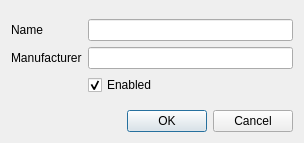
<?xml version="1.0" encoding="UTF-8"?>
<ui version="4.0">
 <class>CreateBeaker</class>
 <widget class="QDialog" name="CreateBeaker">
  <property name="geometry">
   <rect>
    <x>0</x>
    <y>0</y>
    <width>304</width>
    <height>143</height>
   </rect>
  </property>
  <property name="windowTitle">
   <string>Dialog</string>
  </property>
  <property name="modal">
   <bool>true</bool>
  </property>
  <layout class="QFormLayout" name="formLayout">
   <item row="1" column="0">
    <widget class="QLabel" name="lblName">
     <property name="text">
      <string>Name</string>
     </property>
    </widget>
   </item>
   <item row="1" column="1">
    <widget class="QLineEdit" name="tbName"/>
   </item>
   <item row="2" column="0">
    <widget class="QLabel" name="lblManufacturer">
     <property name="text">
      <string>Manufacturer</string>
     </property>
    </widget>
   </item>
   <item row="2" column="1">
    <widget class="QLineEdit" name="tbManufacturer"/>
   </item>
   <item row="3" column="1">
    <widget class="QCheckBox" name="cbEnabled">
     <property name="text">
      <string>Enabled</string>
     </property>
     <property name="checked">
      <bool>true</bool>
     </property>
    </widget>
   </item>
   <item row="5" column="1">
    <widget class="QDialogButtonBox" name="buttonBox">
     <property name="orientation">
      <enum>Qt::Horizontal</enum>
     </property>
     <property name="standardButtons">
      <set>QDialogButtonBox::Cancel|QDialogButtonBox::Ok</set>
     </property>
    </widget>
   </item>
   <item row="4" column="1">
    <spacer name="verticalSpacer">
     <property name="orientation">
      <enum>Qt::Vertical</enum>
     </property>
     <property name="sizeHint" stdset="0">
      <size>
       <width>20</width>
       <height>40</height>
      </size>
     </property>
    </spacer>
   </item>
   <item row="0" column="1">
    <spacer name="verticalSpacer_2">
     <property name="orientation">
      <enum>Qt::Vertical</enum>
     </property>
     <property name="sizeHint" stdset="0">
      <size>
       <width>20</width>
       <height>40</height>
      </size>
     </property>
    </spacer>
   </item>
  </layout>
 </widget>
 <resources/>
 <connections>
  <connection>
   <sender>buttonBox</sender>
   <signal>accepted()</signal>
   <receiver>CreateBeaker</receiver>
   <slot>accept()</slot>
   <hints>
    <hint type="sourcelabel">
     <x>201</x>
     <y>159</y>
    </hint>
    <hint type="destinationlabel">
     <x>201</x>
     <y>98</y>
    </hint>
   </hints>
  </connection>
  <connection>
   <sender>buttonBox</sender>
   <signal>rejected()</signal>
   <receiver>CreateBeaker</receiver>
   <slot>reject()</slot>
   <hints>
    <hint type="sourcelabel">
     <x>201</x>
     <y>159</y>
    </hint>
    <hint type="destinationlabel">
     <x>201</x>
     <y>98</y>
    </hint>
   </hints>
  </connection>
 </connections>
</ui>
